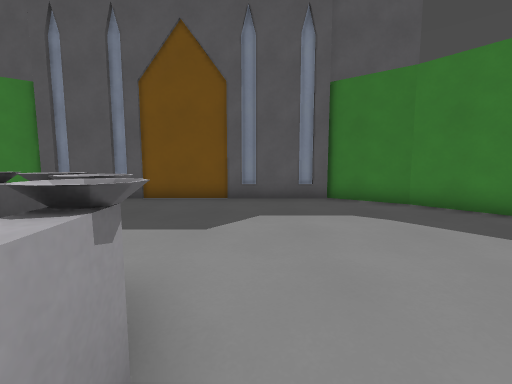
view 1 (above)

12 first-person views from a walk through a Godot game level. The camera is 1.2 m above the floor, tilts 6° down and sees 90° across. The floor is counted in squares, 1.03 m on a side. Each view is taken from the middle of a square. On the plan, view 1 faces up. The plan holds only what a view shows up to about 12 squares ahead; the rest is blank.

view 2
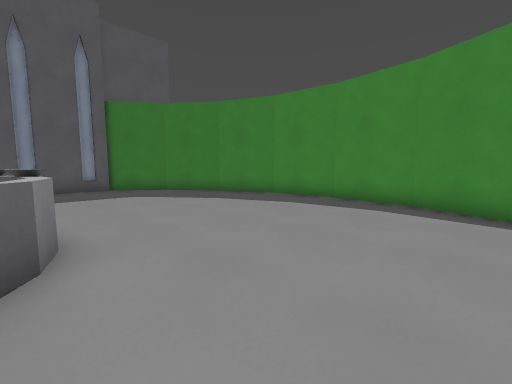

view 3
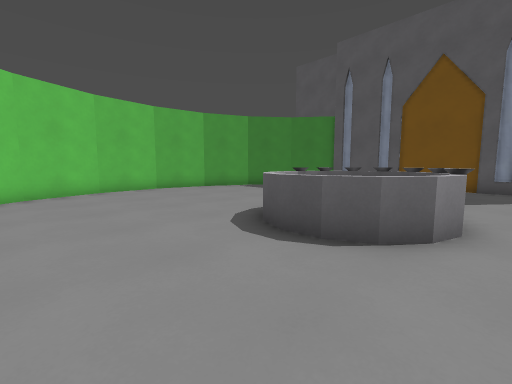

view 4
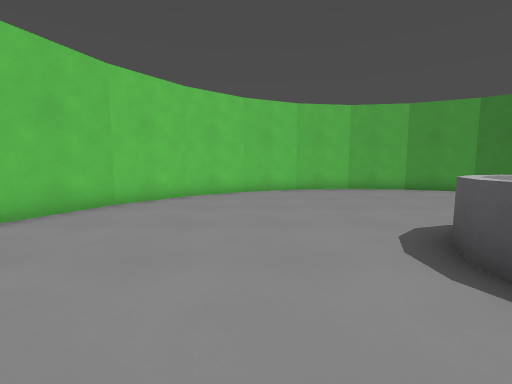

view 5
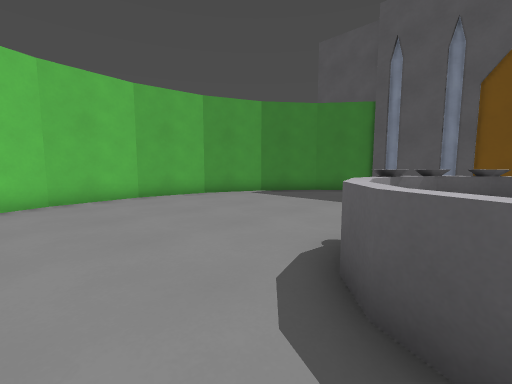

view 6
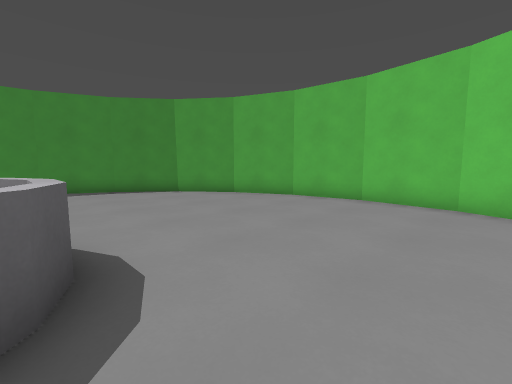

view 7
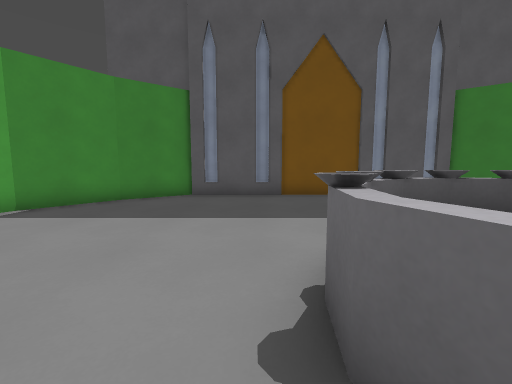

view 8
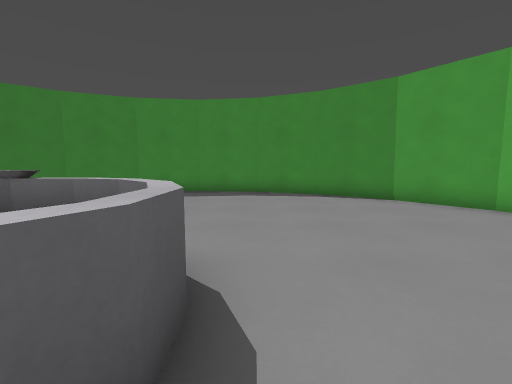

view 9
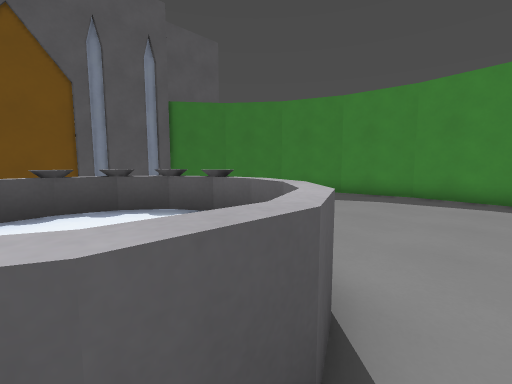

view 10
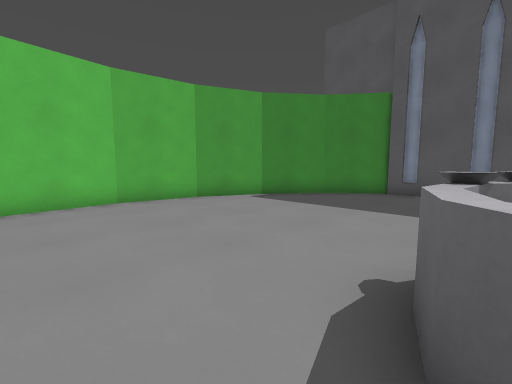

view 11
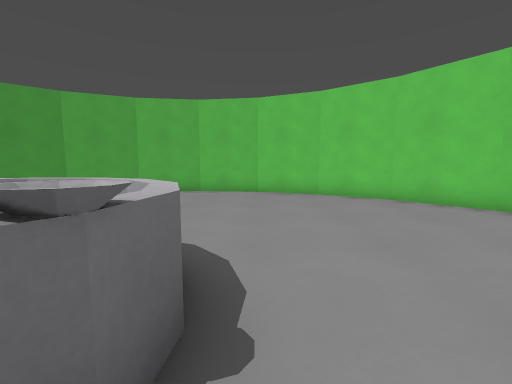

view 12
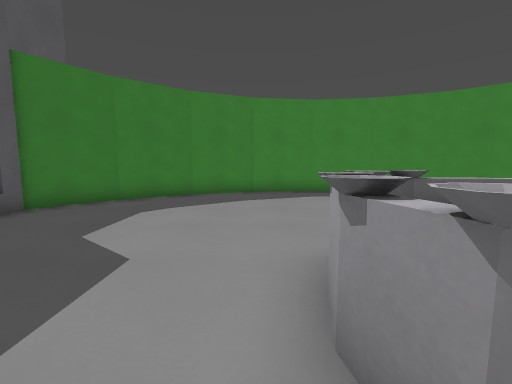

### Floor plan
Key: @ floor where view 1 was taken; # wall or solid block; . floor; ^ raised ledge.
Columns run from 13 left of view 1 to 8 right of it. Each row starts with its distance up from view 1.
  9     ##############
  8    ##............##
  7   ##..............##
  6  ##................##
  5  #..................#
  4  #..................#
  3 ##..................##
  2 #........^^^^........#
  1 #........^^^^........#
  0 #........^  ^@.......#
 -1 #........^^^^........#
 -2 ##..................##
 -3  #..................#
 -4  #..................#
 -5  ##................##
 -6   ##..............##
 -7    ##............##
 -8     ##..........##
 -9      ####....####
-10         ######

Positions as (right, up) in squares from view 1, and headings:
1: (0, 0), facing up
2: (-1, -4), facing up-right
3: (0, -5), facing up-left
4: (0, -4), facing left
5: (-3, -3), facing up-left
6: (-6, -1), facing down-right
7: (-5, -1), facing up
8: (-4, -2), facing right
9: (-3, -2), facing up-right
10: (-4, -2), facing up-left
11: (-5, 2), facing down
12: (-4, 3), facing right
